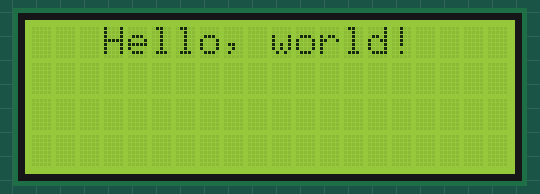
The sketch below on a simulated Arduino Uno, built with avr-gcc and run on an emulated ATmega328P. On the bench: 20×4 character LCD.

Above: at 0.1 s.
At 2.1 s:
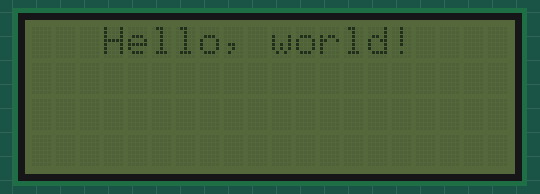
At 7.56 s:
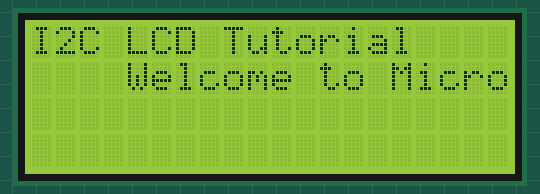
At 13.21 s:
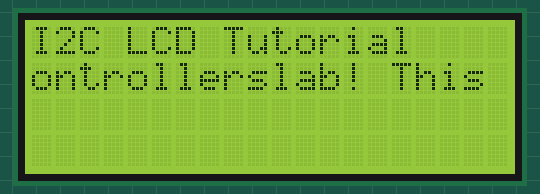
At 24.5 s:
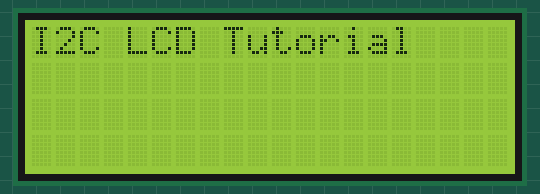
At 39.71 s:
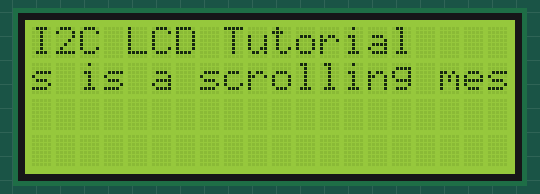

The sketch:

lcd-msg.ino
```cpp
#include <LiquidCrystal_I2C.h>

const int totalColumns = 20;
const int totalRows = 4;

LiquidCrystal_I2C lcd(0x27, totalColumns, totalRows);

String staticMessage = "I2C LCD Tutorial";
String scrollingMessage = "Welcome to Microcontrollerslab! This is a scrolling message.";

void scrollMessage(int row, String message, int delayTime, int totalColumns) {
  for (int i=0; i < totalColumns; i++) {
    message = " " + message;
  }
  message = message + " ";
  for (int position = 0; position < message.length(); position++) {
    lcd.setCursor(0, row);
    lcd.print(message.substring(position, position + totalColumns));
    delay(delayTime);
  }
}

void setup() {
  // put your setup code here, to run once:
  lcd.init();                      // initialize the lcd
  // Print a message to the LCD.
  lcd.backlight();
  lcd.setCursor(3,0);
  lcd.print("Hello, world!");
  delay(2000);
  lcd.noBacklight();
  delay(1000);
  lcd.backlight();
  lcd.clear();


}

void loop() {
  lcd.setCursor(0, 0);
  lcd.print(staticMessage);
  scrollMessage(1, scrollingMessage, 250, totalColumns);

}
```

Measured:
- what the display in image 1 shows lasts 1.0 s, from 2.1 s to 3.1 s
- what the display in image 4 shows lasts 0.5 s, from 24.5 s to 25.0 s
